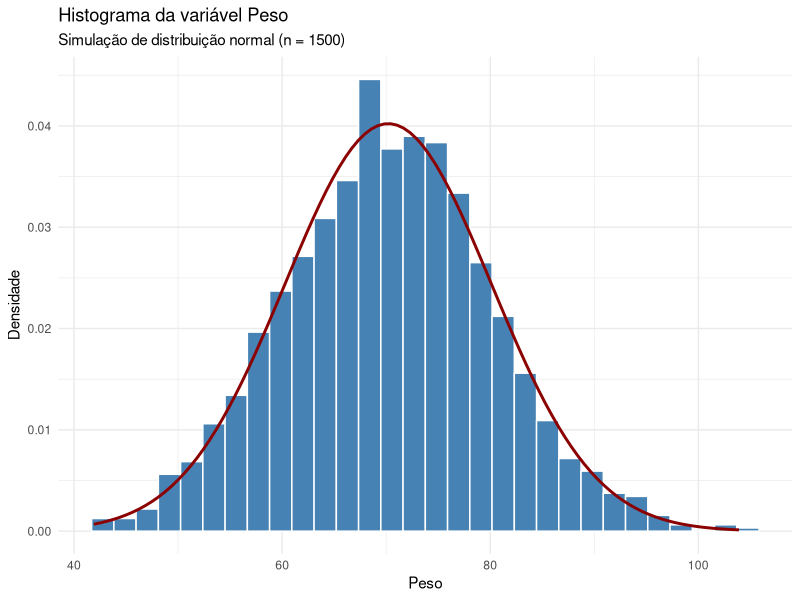

Source code (R):
library(dplyr)
library(ggplot2)

set.seed(123)

df_peso <- tibble(
  peso = rnorm(n = 1500, mean = 70, sd = 10)
)

ggplot(df_peso, aes(x = peso)) +
  geom_histogram(aes(y = after_stat(density)),
                  bins = 30, fill = "steelblue", color = "white") +
  stat_function(fun = dnorm,
                args = list(mean = mean(df_peso$peso), sd = sd(df_peso$peso)),
                color = "darkred", linewidth = 1) +
  labs(title = "Histograma da variável Peso",
       subtitle = "Simulação de distribuição normal (n = 1500)",
       x = "Peso",
       y = "Densidade") +
  theme_minimal()
